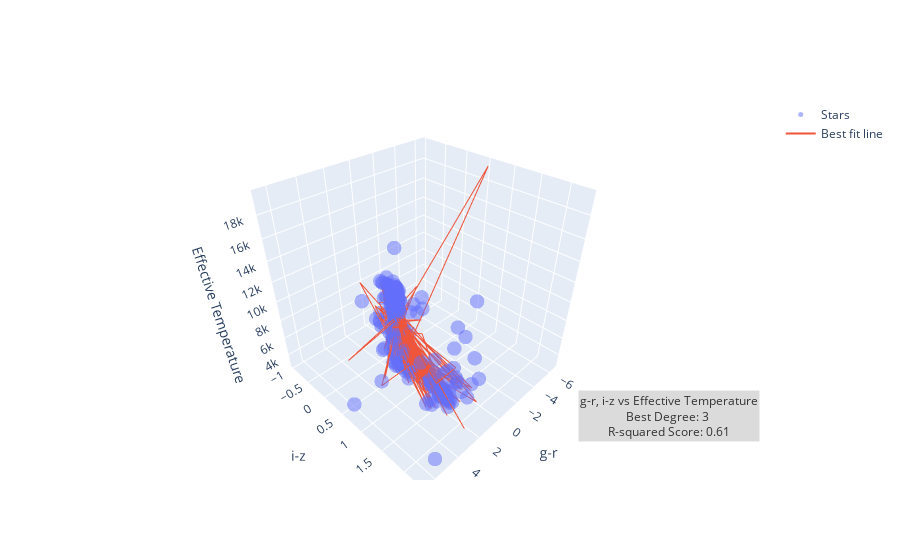

Notebook code for this chart:
### Code cell
gr_iz = pd.DataFrame()
gr_iz = color_filters_df["g_r"] + color_filters_df["i_z"]

x_train, x_test, y_train, y_test = train_test_split(gr_iz, color_filters_df["temperature"], test_size=0.2, random_state=42) 
x_train_reshape = x_train.values.reshape(-1, 1) 
x_test_reshape = x_test.values.reshape(-1, 1)

g_r_x_train, g_r_x_test, g_r_y_train, g_r_y_test = train_test_split(color_filters_df["g_r"], color_filters_df["temperature"], test_size=0.2, random_state=42) 
g_r_x_train_reshape = g_r_x_train.values.reshape(-1, 1) 
g_r_x_test_reshape = g_r_x_test.values.reshape(-1, 1)

i_z_x_train, i_z_x_test, i_z_y_train, i_z_y_test = train_test_split(color_filters_df["i_z"], color_filters_df["temperature"], test_size=0.2, random_state=42) 
i_z_x_train_reshape = i_z_x_train.values.reshape(-1, 1) 
i_z_x_test_reshape = i_z_x_test.values.reshape(-1, 1)

best_score = 0
best_prediction = None
best_degree = 0

for i in range(1, 11):
    poly = PolynomialFeatures(degree=i)

    x_train_tf = poly.fit_transform(x_train_reshape)
    x_test_tf = poly.fit_transform(x_test_reshape)

    model = LinearRegression()
    model.fit(x_train_tf, y_train)

    predictions = model.predict(x_test_tf)

    r2 = r2_score(y_test, predictions)
    
    if r2 > best_score:
        best_score = r2
        best_prediction = predictions
        best_degree = i

import plotly.graph_objects as go
# Create a 3D scatter plot
fig = go.Figure(data=[go.Scatter3d(x=g_r_x_test, y=i_z_x_test, z=g_r_y_test, mode='markers', name='Stars')])

fig.add_trace(go.Scatter3d(
    x=g_r_x_test, 
    y=i_z_x_test, 
    z=best_prediction,
    mode='lines',
    name='Best fit line'
))

# Annotation
description = 'g-r, i-z vs Effective Temperature<br>'
description += f'Best Degree: {best_degree}\n<br>'
description += f'R-squared Score: {best_score:.2f}<br>'

# Add a text annotation
fig.add_annotation(
    text=description,
    xref="paper", yref="paper",
    x=0.99, y=0.1,
    showarrow=False,
    font=dict(size=12, color="black"),
    bgcolor="lightgrey",
    opacity=0.8
)

# Customize the appearance if needed
fig.update_traces(marker=dict(size=5, opacity=0.5))

# Add labels
fig.update_layout(scene=dict(xaxis_title='g-r', yaxis_title='i-z', zaxis_title='Effective Temperature'))

# Show the interactive plot
fig.show()

### Figure 1 — Plotly figure (JSON) as saved in the notebook; plotly's stock layout.template omitted (floating-point values rounded to 4 significant figures; data arrays with more than 128 entries replaced by an {"elided": "..."} marker saying what was removed)
{"data": [{"marker": {"opacity": 0.5, "size": 5}, "mode": "markers", "name": "Stars", "type": "scatter3d", "x": {"elided": "1000 float values"}, "y": {"elided": "1000 float values"}, "z": {"elided": "1000 int values"}}, {"marker": {"opacity": 0.5, "size": 5}, "mode": "lines", "name": "Best fit line", "type": "scatter3d", "x": {"elided": "1000 float values"}, "y": {"elided": "1000 float values"}, "z": {"elided": "1000 float values"}}], "layout": {"annotations": [{"bgcolor": "lightgrey", "font": {"color": "black", "size": 12}, "opacity": 0.8, "showarrow": false, "text": "g-r, i-z vs Effective Temperature<br>Best Degree: 3\n<br>R-squared Score: 0.61<br>", "x": 0.99, "xref": "paper", "y": 0.1, "yref": "paper"}], "scene": {"xaxis": {"title": {"text": "g-r"}}, "yaxis": {"title": {"text": "i-z"}}, "zaxis": {"title": {"text": "Effective Temperature"}}}}}
